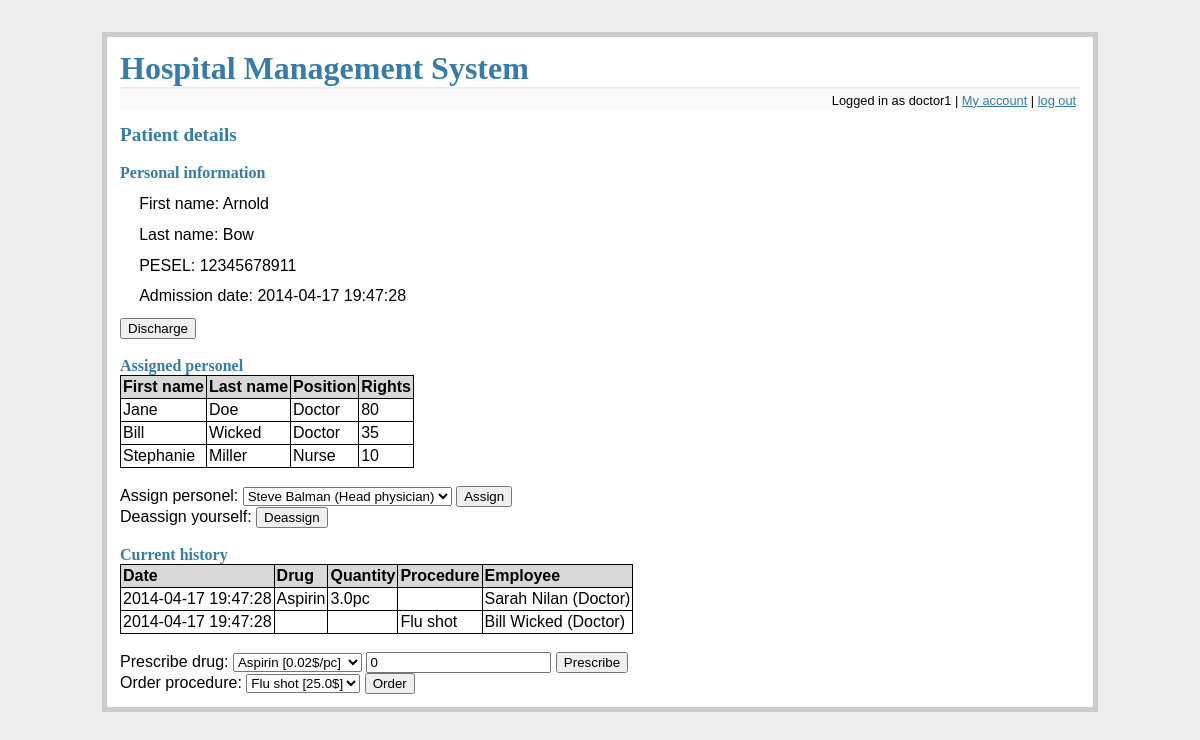
Page /patient_details?patient=12345678911 (signed in) on the committed database.
### tables this page shows
CREATE TABLE patients (
    pesel integer primary key,
    fname text not null,
    lname text not null
);

CREATE TABLE files (
    id integer primary key autoincrement,
    patient_pesel integer not null,
    admission_d datetime not null,
    discharge_d datetime,
    foreign key(patient_pesel) references patients(pesel)
);

CREATE TABLE employees (
    id integer primary key autoincrement,
    fname text not null,
    lname text not null,
    login text not null unique,
    password text not null,
    position_id integer not null,
    employment_d date not null,
    salary integer not null,
    rights integer not null,
    foreign key(position_id) references positions(id)
);

CREATE TABLE positions (
    id integer primary key autoincrement,
    name text not null
);

CREATE TABLE history (
    id integer primary key autoincrement,
    fil_id integer not null,
    entry_d datetime not null,
    employee_id integer not null,
    drug_id integer,
    procedure_id integer,
    drug_quantity float,
    foreign key(fil_id) references files(id),
    foreign key(employee_id) references employees(id),
    foreign key(drug_id) references drugs(id),
    foreign key(procedure_id) references procedures(id)
);

CREATE TABLE drugs (
    id integer primary key autoincrement,
    name text not null,
    quantity float not null,
    unit_id integer not null,
    price float not null,
    min_rights integer not null,
    foreign key(unit_id) references units(id)
);

CREATE TABLE procedures (
    id integer primary key autoincrement,
    name text not null,
    price float not null,
    min_rights integer not null
);

### flaskr.py (the view, shortened to what this page needs)
@app.route('/patient_details', methods=['GET', 'POST'])
def patient_details():
    error = None
    db = get_db()
    position = get_position(db, session['username'])
    if 'logged_in' not in session or not session['logged_in'] or position not in ['Admin', 'Head physician', 'Doctor', 'Nurse']:
        flash('You do not have rights to access this part of website')
        return redirect(url_for('main_screen'))
    if 'patient' not in request.args:
        flash('No patient specified!');
        return redirect(url_for('main_screen'))
    pesel = request.args['patient']
    if position in ['Admin', 'Head physician']:
        details = get_patient_details(db, pesel)
    else:
        details = get_patient_details_if_allowed(db, session['username'], pesel)
        if not details:
            flash('You cannot view this record')
            return redirect(url_for('main_screen'))
    personel = get_assigned_personel_for_patient(db, pesel)
    employees = get_all_medical_personel(db)
    deassign = None
    if (is_assigned(db, pesel, session['username'])):
        deassign = True
    discharge = None
    if position in ['Admin', 'Head physician', 'Doctor']:
        discharge = True
    curr_history = get_current_history(db, pesel)
    avail_drugs = get_all_allowed_drugs(db, session['username'])
    avail_procedures = get_all_allowed_procedures(db, session['username'])
    return render_template('patient_details.html', details=details, personel=personel, employees=employees, error=error, deassign=deassign, allowed_discharge=discharge, curr_history=curr_history, avail_drugs=avail_drugs, avail_procedures=avail_procedures)

### flaskr.py (called while the page is built)
def connect_db():
    rv = sqlite3.connect(app.config['DATABASE'])
    rv.row_factory = sqlite3.Row
    return rv

def get_db():
    if not hasattr(g, 'sqlite_db'):
        g.sqlite_db = connect_db()
    return g.sqlite_db

### tools.py (called while the page is built)
def get_position(db, user):
    cur = db.execute('select p.name from employees as e join positions as p on e.position_id = p.id where e.login = ?', [user])
    res = cur.fetchone()
    return res[0] if res else None

def get_patient_details_if_allowed(db, username, pesel):
    cur = db.execute('select p.fname, p.lname, p.pesel, f.admission_d from patients p join files f on p.pesel = f.patient_pesel join assignments a on a.fil_id = f.id join employees e on e.id = a.employee_id where e.login = ? and f.discharge_d is null and p.pesel = ?', [username, pesel])
    return cur.fetchone()

def get_assigned_personel_for_patient(db, pesel):
    cur = db.execute('select e.fname, e.lname, p.name, e.rights from employees e join positions p on p.id = e.position_id join assignments a on a.employee_id = e.id join files f on f.id = a.fil_id join patients pat on f.patient_pesel = pat.pesel where pat.pesel = ? and f.discharge_d is null order by e.rights desc', [pesel])
    return cur.fetchall()

def get_all_medical_personel(db):
    cur = db.execute('select e.fname || " " || e.lname || " (" || p.name || ")", e.id from employees e join positions p on p.id = e.position_id where p.name in ("Nurse", "Doctor", "Head physician")')
    return cur.fetchall()

def is_assigned(db, pesel, username):
    cur = db.execute('select count(*) from assignments a join employees e on e.id = a.employee_id join files f on f.id = a.fil_id where f.discharge_d is null and f.patient_pesel = ? and e.login = ?', [pesel, username])
    res = cur.fetchone()
    return True if res[0] > 0 else False

def get_current_history(db, pesel):
    cur = db.execute("select h.entry_d, d.name, h.drug_quantity || u.name, pr.name, e.fname || ' ' || e.lname || ' (' || p.name || ')' from history h join files f on f.id = h.fil_id join employees e on e.id = h.employee_id join positions p on p.id = e.position_id left join drugs d on d.id = h.drug_id left join units u on d.unit_id = u.id left join procedures pr on pr.id = h.procedure_id where f.patient_pesel = ? and f.discharge_d is null order by h.entry_d desc", [pesel])
    return cur.fetchall()

### templates/patient_details.html (shortened to what this page needs)
{% extends "layout.html" %}
{% block body %}
    <h2>Patient details</h2>
    <br/>
    <h3>Personal information</h3>
    <ul class=entries>
    <li>First name: {{ details.fname }}
    <li>Last name: {{ details.lname }}
    <li>PESEL: {{ details.pesel }}
    <li>Admission date: {{ details.admission_d }}
    </ul>
    {% if allowed_discharge %}
    <form action="{{ url_for('discharge', patient=details.pesel) }}" method=post>
        <input type=submit value=Discharge>
    </form>
    {% endif %}
    <br/>
    <h3>Assigned personel</h3>
    <table class=dbtable>
    <tr><td>First name<td>Last name<td>Position<td>Rights
    {% for row in personel %}
        <tr>
        {% for d in row %}
            <td>{{ d }}
        {% endfor %}
        </tr>
    {% endfor %}
    </table>
    <br/>
    <form action="{{ url_for('patient_details', patient=details.pesel) }}" method=post>
        <label>Assign personel:
        <select name=new_personel_id>
        {% for emp in employees %}
        <option value={{ emp[1] }}>{{ emp[0] }}</option>
        {% endfor %}
        </select>
        <input type=submit value=Assign>
    </form>
    {% if deassign %}
        <br/>
        <form action="{{ url_for('patient_details', patient=details.pesel) }}" method=post>
            <label>Deassign yourself:
            <input type=submit value=Deassign>
        </form>
    {% endif %}
    <br/><br/>
    <h3>Current history</h3>
    <table class=dbtable>
    <tr><td>Date<td>Drug<td>Quantity<td>Procedure<td>Employee
    {% for row in curr_history %}
        <tr>
        {% for d in row %}
            <td>{% if d %}{{ d }}{% endif %}
        {% endfor %}
        </tr>
    {% endfor %}
    </table>
    <br/>
    <form action="{{ url_for('patient_details', patient=details.pesel) }}" method=post>
        <label>Prescribe drug:
        <select name=presc_drug>
        {% for dr in avail_drugs %}
        <option value={{ dr[0] }}>{{ dr[1] }}</option>
        {% endfor %}
        </select>
        <input type=number step=0.001 name=quantity value=0>
        <input type=submit value=Prescribe>
    </form>
    <form action="{{ url_for('patient_details', patient=details.pesel) }}" method=post>
        <label>Order procedure:
        <select name=ordered_proc>
        {% for pr in avail_procedures %}
        <option value={{ pr[0] }}>{{ pr[1] }}</option>
        {% endfor %}
        </select>
        <input type=submit value=Order>
    </form>
{% endblock %}

### static/style.css (style rules this page uses)
a, h1, h2, h3 { color: #377ba8; }
h1, h2, h3 { font-family: 'Georgia', serif; margin: 0; }
h2 { font-size: 1.2em; }
h3 { font-size: 1em; }
.entries { list-style: none; margin: 0; padding: 0; }
.entries li { margin: 0.8em 1.2em; }
table, table tr, table td { border-spacing: 0px; border: 1px solid black; border-collapse: collapse; }
table td { padding: 2px; }
table.dbtable tr:first-child { background-color: #D8D8D8; font-weight: bold; }

### rows in the picture
patients: fname "Arnold", lname "Bow", pesel "12345678911"
files: admission_d "2014-04-17 19:47:28"
employees: fname "Jane", lname "Doe", row "80"
positions: name "Doctor"
employees: fname "Bill", lname "Wicked", row "35"
employees: fname "Stephanie", lname "Miller", row "10"
positions: name "Nurse"
history: entry_d "2014-04-17 19:47:28", row "3.0pc" "Sarah Nilan (Doctor)"
drugs: name "Aspirin"
history: entry_d "2014-04-17 19:47:28", row "Bill Wicked (Doctor)"
procedures: name "Flu shot"

### other values in the picture
{{ session.username }} "doctor1"
form field new_personel_id "Steve Balman (Head physician)"
form field presc_drug "Aspirin [0.02$/pc]"
form field ordered_proc "Flu shot [25.0$]"
